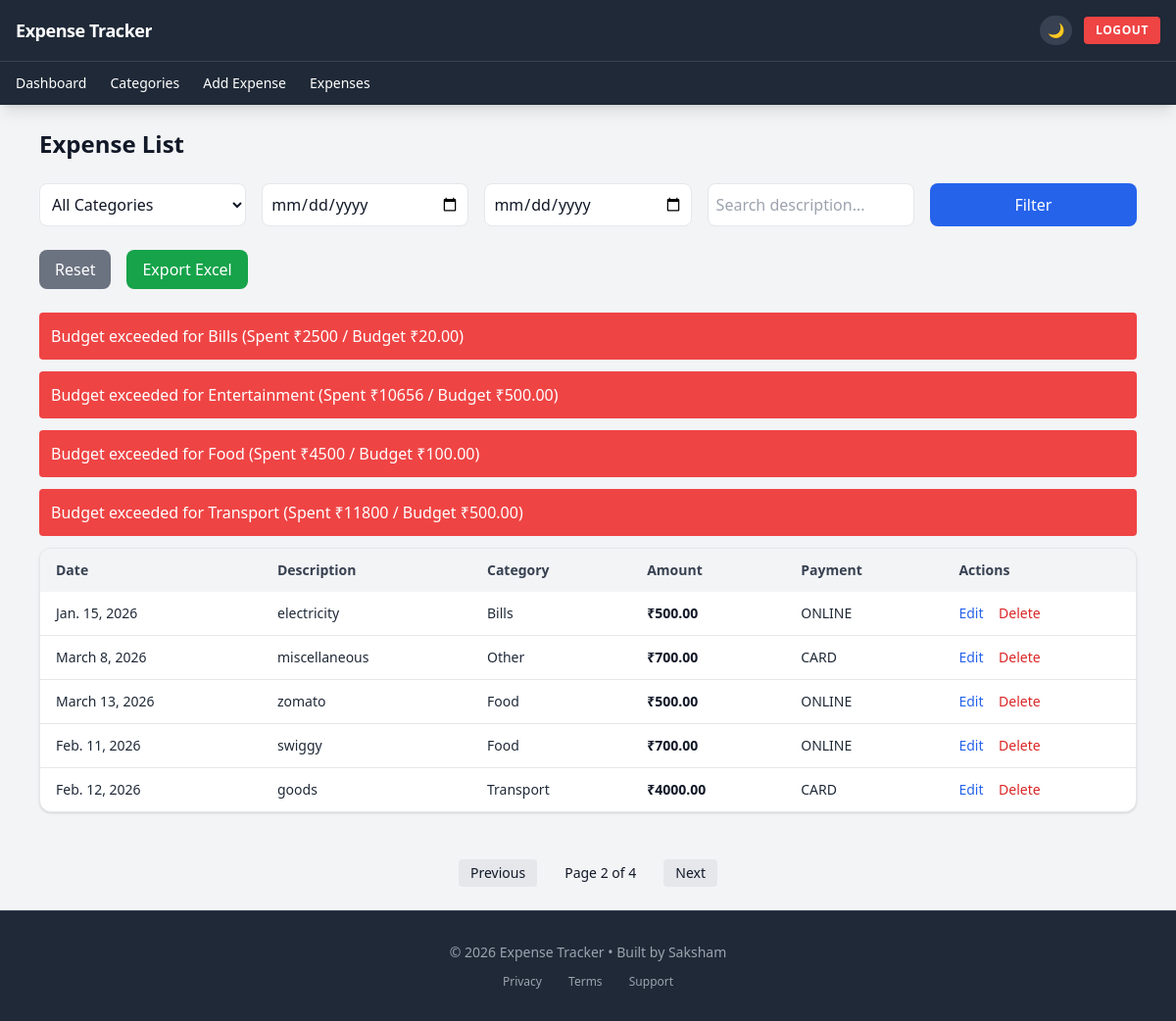
The page /expenses/?page=2 (signed in) on the database its author committed.
### expenses/models.py (models this page shows, shortened)
class Category(models.Model):
    user = models.ForeignKey(User, on_delete=models.CASCADE)
    name = models.CharField(max_length=100)
    budget = models.DecimalField(max_digits=10, decimal_places=2, null=True, blank=True)
    def __str__(self):
        return self.name
    class Meta:
        unique_together = ['user', 'name']
        ordering = ['name']

class Expense(models.Model):
    user = models.ForeignKey(User, on_delete=models.CASCADE)
    amount = models.DecimalField(max_digits=10, decimal_places=2)
    category = models.ForeignKey(Category, on_delete=models.CASCADE)
    description = models.CharField(max_length=255)
    date = models.DateField()
    PAYMENT_CHOICES = [
    ('CASH', 'Cash'),
    ('CARD', 'Card'),
    ('ONLINE', 'Online')
]
    payment_method = models.CharField(max_length=10, choices=PAYMENT_CHOICES)
    created_at = models.DateTimeField(auto_now_add=True)

### expenses/views.py (the view)
# urls.py: path('expenses/', views.expense_list, name='expense_list'),
@login_required
def expense_list(request):
    expenses = Expense.objects.filter(user=request.user).order_by('-created_at')
    categories = Category.objects.filter(user=request.user)
    category_id = request.GET.get("category")
    start_date = request.GET.get("start_date")
    end_date = request.GET.get("end_date")
    search_query = request.GET.get("search")
    if search_query:
        expenses = expenses.filter(description__icontains=search_query)
    if category_id:
        expenses = expenses.filter(category_id=category_id)
    if start_date:
        expenses = expenses.filter(date__gte=start_date)
    if end_date:
        expenses = expenses.filter(date__lte=end_date)
    paginator = Paginator(expenses, 5)
    page_number = request.GET.get("page")
    page_obj = paginator.get_page(page_number)
    alerts = []
    for category in categories:
        total = Expense.objects.filter(
            user=request.user,
            category=category
        ).aggregate(Sum('amount'))['amount__sum'] or 0
        if category.budget and total > category.budget:
            alerts.append({
                "name": category.name,
                "spent": total,
                "budget": category.budget
            })
    context = {
        "expenses": page_obj,
        "categories": categories,
        "selected_category": category_id,
        "start_date": start_date,
        "end_date": end_date,
        "search_query": search_query,
        "page_obj": page_obj,
        "alerts": alerts
    }
    return render(request, "expense_list.html", context)

### templates/expense_list.html (shortened to what this page needs)
{% extends 'base.html' %}
{% block content %}
<div class="max-w-7xl mx-auto px-4">
<h2 class="text-2xl font-semibold mb-6">Expense List</h2>
<form method="GET" class="grid md:grid-cols-5 gap-4 mb-6">
<select name="category"
class="border rounded-lg p-2 bg-white dark:bg-gray-700 dark:text-white">
<option value="">All Categories</option>
</select>
<input
type="date"
name="start_date"
value="{{ start_date }}"
class="border rounded-lg p-2 bg-white dark:bg-gray-700 dark:text-white"
/>
<input
type="date"
name="end_date"
value="{{ end_date }}"
class="border rounded-lg p-2 bg-white dark:bg-gray-700 dark:text-white"
/>
<input
type="text"
name="search"
placeholder="Search description..."
value="{{ search_query|default:'' }}"
class="border rounded-lg p-2 bg-white dark:bg-gray-700 dark:text-white"
/>
<button
type="submit"
class="bg-blue-600 hover:bg-blue-700 text-white rounded-lg px-4 py-2">
Filter
</button>
</form>
<div class="flex gap-4 mb-6">
<a
href="/expenses/"
class="bg-gray-500 hover:bg-gray-600 text-white px-4 py-2 rounded-lg">
Reset
</a>
<a
href="{% url 'export_excel' %}?category={{ selected_category }}&start_date={{ start_date }}&end_date={{ end_date }}&search={{ search_query }}"
class="bg-green-600 hover:bg-green-700 text-white px-4 py-2 rounded-lg">
Export Excel
</a>
</div>
{% for alert in alerts %}
<div class="bg-red-500 text-white p-3 rounded mb-3">
Budget exceeded for {{ alert.name }}
(Spent ₹{{ alert.spent }} / Budget ₹{{ alert.budget }})
</div>
{% endfor %}
<div class="bg-white dark:bg-gray-800 shadow rounded-xl overflow-hidden mb-12 border border-gray-200 dark:border-gray-700">
<table class="w-full text-sm text-gray-800 dark:text-gray-200">
<thead class="bg-gray-100 dark:bg-gray-700 text-gray-700 dark:text-gray-200">
<tr>
<th class="px-4 py-3 text-left">Date</th>
<th class="px-4 py-3 text-left">Description</th>
<th class="px-4 py-3 text-left">Category</th>
<th class="px-4 py-3 text-left">Amount</th>
<th class="px-4 py-3 text-left">Payment</th>
<th class="px-4 py-3 text-left">Actions</th>
</tr>
</thead>
<tbody class="divide-y divide-gray-200 dark:divide-gray-700">
{% for expense in expenses %}
<tr class="hover:bg-gray-50 dark:hover:bg-gray-700 transition">
<td class="px-4 py-3">{{ expense.date }}</td>
<td class="px-4 py-3">{{ expense.description }}</td>
<td class="px-4 py-3">{{ expense.category }}</td>
<td class="px-4 py-3 font-semibold text-gray-900 dark:text-gray-100">
₹{{ expense.amount }}
</td>
<td class="px-4 py-3">{{ expense.payment_method }}</td>
<td class="px-4 py-3 space-x-3">
<a href="{% url 'edit_expense' expense.id %}"
class="text-blue-600 dark:text-blue-400 hover:underline">
Edit
</a>
<a href="{% url 'delete_expense' expense.id %}"
onclick="return confirm('Delete this expense?');"
class="text-red-600 dark:text-red-400 hover:underline">
Delete
</a>
</td>
</tr>
{% endfor %}
</tbody>
</table>
</div>
<div class="flex justify-center items-center gap-4 mt-10 text-sm">
{% if page_obj.has_previous %}
<a class="px-3 py-1 bg-gray-200 dark:bg-gray-700 rounded"
href="?page={{ page_obj.previous_page_number }}">
Previous
</a>
{% endif %}
<span class="px-3 py-1">
Page {{ page_obj.number }} of {{ page_obj.paginator.num_pages }}
</span>
{% if page_obj.has_next %}
<a class="px-3 py-1 bg-gray-200 dark:bg-gray-700 rounded"
href="?page={{ page_obj.next_page_number }}">
Next
</a>
{% endif %}
</div>
</div>
{% endblock %}

### rows shown on the page
Category: name "Bills", budget "20.00"
Category: name "Entertainment", budget "500.00"
Category: name "Food", budget "100.00"
Category: name "Transport", budget "500.00"
Expense: date "Jan. 15, 2026", description "electricity", category "Bills", amount "500.00", payment_method "ONLINE"
Expense: date "March 8, 2026", description "miscellaneous", category "Other", amount "700.00", payment_method "CARD"
Expense: date "March 13, 2026", description "zomato", category "Food", amount "500.00", payment_method "ONLINE"
Expense: date "Feb. 11, 2026", description "swiggy", category "Food", amount "700.00", payment_method "ONLINE"
Expense: date "Feb. 12, 2026", description "goods", category "Transport", amount "4000.00", payment_method "CARD"

### other values the page prints
{{ alert.spent }} "2500" "10656" "4500" "11800"
{{ page_obj.number }} "2"
{{ page_obj.paginator.num_pages }} "4"
